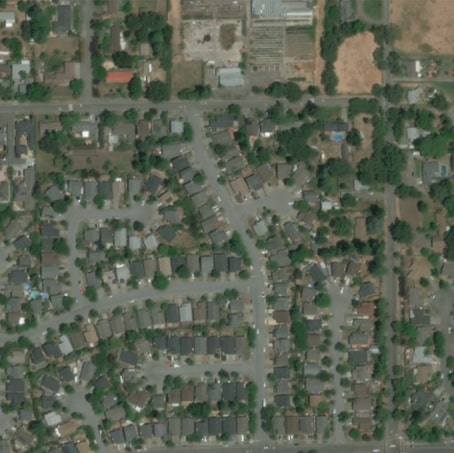
#> input picture before2.jpg, 454 x 453 px
$ jupyter execute hurricane.ipynb
#> lines starting #> are read from the running program, lines starting #| are printed output that depends on the picture; after the words box and inside, x2 and y2 are one past the last pixel; in counts of white or black regions, pixels touching at a corner belong together; long printed decimals are rounded
[cell 1]
import matplotlib.pyplot as plt
import numpy as np
from scipy import ndimage

[cell 2]
img1 = plt.imread('before2.jpg')
#> img1 is the input picture: shape (453, 454, 3); mean R, G, B 91.9, 98.5, 83.9
img2 = plt.imread('after2.jpg')
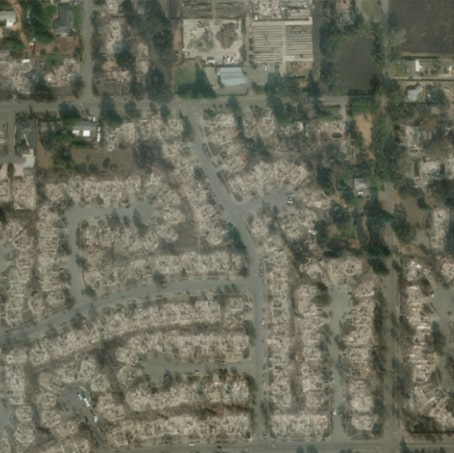
#> input picture after2.jpg, 454 x 453 px
#> img2 is the input picture: shape (453, 454, 3); mean R, G, B 107.4, 108.1, 92.2

plt.figure(figsize=(8,8))
plt.imshow(img1)
plt.show()

plt.figure(figsize=(8,8))
plt.imshow(img2)
plt.show()

print(img1.shape)
#| (453, 454, 3)
print(img2.shape)
#| (453, 454, 3)

[cell 3]
img1 = plt.imread('before2.jpg')
img2 = plt.imread('after2.jpg')

img1 = img1[:,:,0]
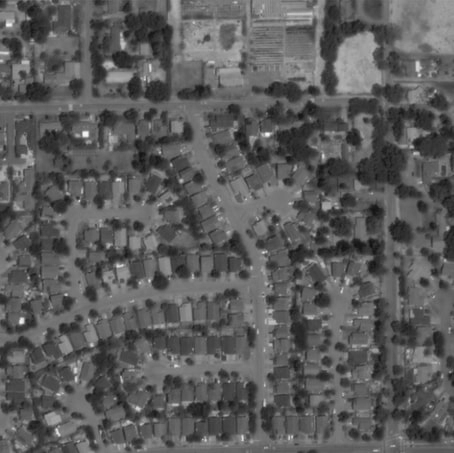
#> img1: shape (453, 454); min 16, max 243, mean 91.9
img2 = img2[:,:,0]
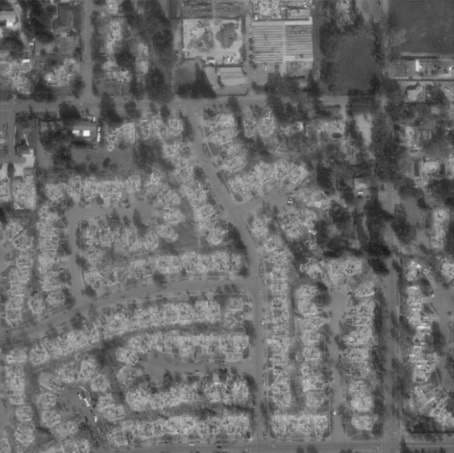
#> img2: shape (453, 454); min 26, max 245, mean 107.4

plt.figure(figsize=(5,5))
plt.imshow(img1,cmap='gray')
plt.show()

plt.figure(figsize=(5,5))
plt.imshow(img2,cmap='gray')
plt.show()

print(img1.shape)
#| (453, 454)
print(img2.shape)
#| (453, 454)

[cell 4]
img1_copy = np.copy(img1)
img2_copy = np.copy(img2)
plt.hist(img1_copy.ravel(),bins=255)
plt.hist(img2_copy.ravel(),bins=255, alpha=0.8)
plt.show()
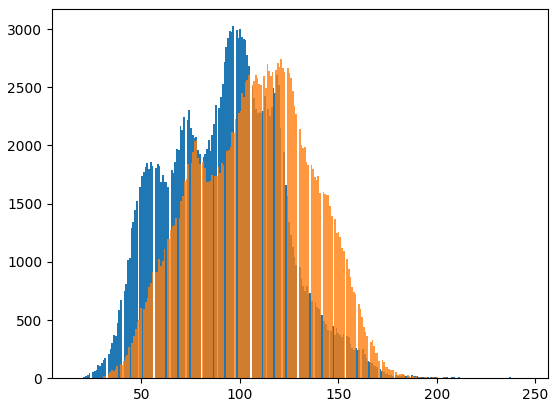
#> figure drawn by matplotlib, 1 panel; tallest bar 3025 high, from x = 96.12 to 97.01; tallest bar 2747 high, from x = 120.5 to 121.3

[cell 5]
image2 = img2>130
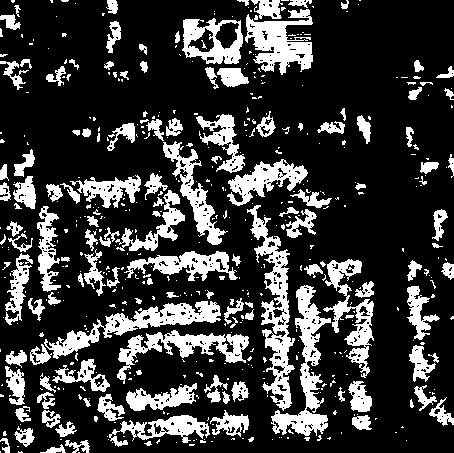
#> image2: shape (453, 454) bool; 23% white; 522 white regions (383 under 20 px), largest, box (x1, y1, x2, y2) and area: (247, 205, 295, 411) 3134, (271, 285, 331, 436) 2772, (44, 301, 221, 359) 2679
plt.imshow(image2)
plt.show()

[cell 6]
image_closing=ndimage.binary_closing(image2, iterations=4)
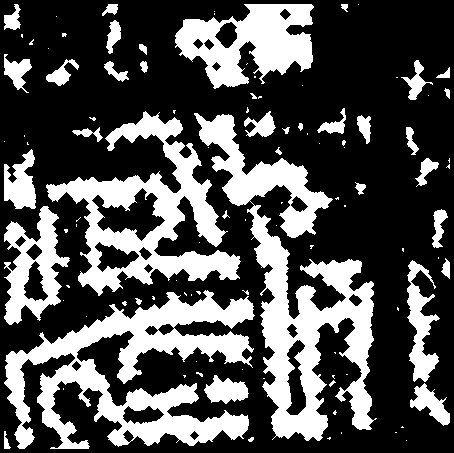
#> image_closing: shape (453, 454) bool; 32.1% white; 104 white regions (65 under 20 px), largest, box (x1, y1, x2, y2) and area: (194, 113, 377, 441) 17691, (4, 290, 255, 449) 16276, (46, 111, 241, 296) 11846
plt.imshow(image_closing)
plt.show()

[cell 7]
image_opening=ndimage.binary_opening(image_closing, iterations=5)
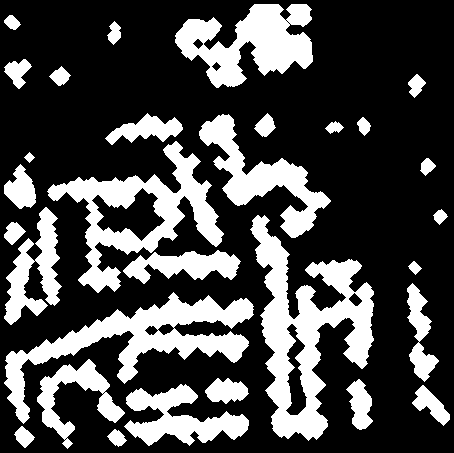
#> image_opening: shape (453, 454) bool; 28.6% white; 30 white regions, largest, box (x1, y1, x2, y2) and area: (250, 215, 374, 441) 11014, (4, 292, 254, 424) 8488, (47, 141, 224, 293) 7770
plt.imshow(image_opening)
plt.show()

[cell 8]
plt.figure(figsize=(8,8))
img1 = plt.imread('before2.jpg')
plt.imshow(img1)
plt.imshow(image_opening, alpha=0.35)
plt.show()

plt.figure(figsize=(8,8))
img2 = plt.imread('after2.jpg')
plt.imshow(img2)
plt.imshow(image_opening, alpha=0.35)
plt.show()

[cell 9]
#number of houses destroyed
label_image2, n_labels = ndimage.label(image_opening)
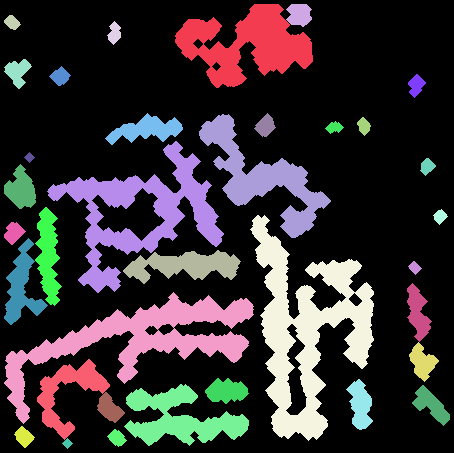
#> label_image2: shape (453, 454) int32; 36 distinct labels, from 0 to 35; one colour per label, 0 black
#> n_labels = 35
n_houses = 116 #change the value
print(n_labels)
#| 35
print(np.abs(n_labels-n_houses)/max(n_houses,n_labels)*100,'% error')
#| 69.828 % error
plt.imshow(label_image2)
plt.show()
